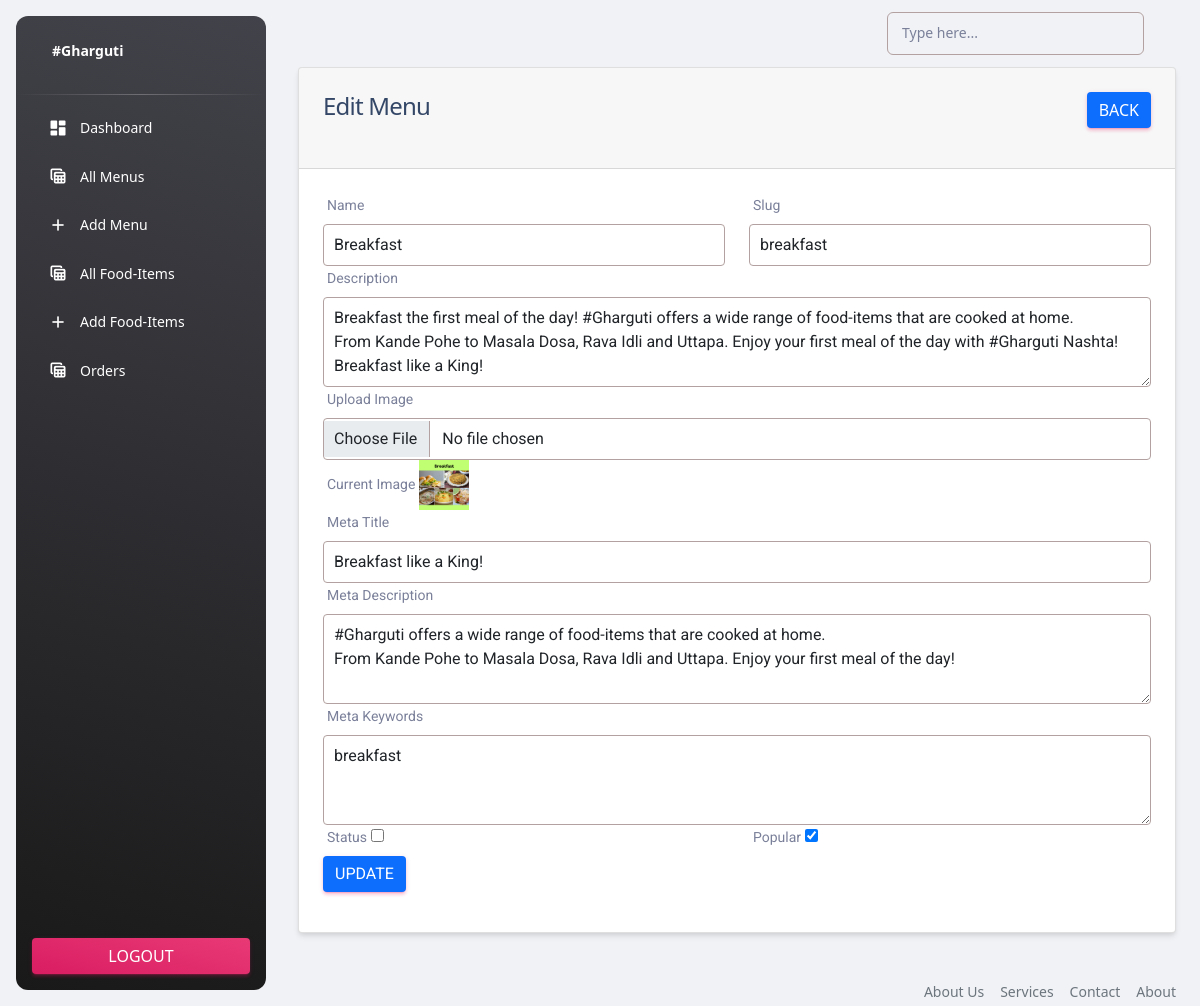
/admin/edit-menu.php?id=10 (signed in), run on the app's committed database.
### tables this page shows
CREATE TABLE `menu` (
  `id` int(11) NOT NULL,
  `name` varchar(191) NOT NULL,
  `slug` varchar(191) NOT NULL,
  `description` mediumtext DEFAULT NULL,
  `status` tinyint(4) NOT NULL DEFAULT 0,
  `popular` tinyint(4) NOT NULL DEFAULT 0,
  `image` varchar(191) NOT NULL,
  `meta_title` varchar(191) NOT NULL,
  `meta_description` mediumtext NOT NULL,
  `meta_keywords` mediumtext NOT NULL,
  `created_at` timestamp NOT NULL DEFAULT current_timestamp()
);

### functions/myfunctions.php (called while the page is built, shortened)
<?php
include('../config/dbcon.php');
function getByID($table, $id)
{
    global $con;
    $query = "SELECT * FROM $table WHERE id='$id' ";
    return $query_run = mysqli_query($con, $query);
}
?>

### admin/edit-menu.php (the view, shortened to what this page needs)
<?php
include('includes/header.php');
?>
<div class="container">
    <div class="row">
        <div class="col-md-12">
            <?php
            if(isset($_GET['id']))
            {
                $id = $_GET['id'];
                $menu = getByID("menu", $id);
                if(mysqli_num_rows($menu) > 0)
                {
                    $data = mysqli_fetch_array($menu);
                    ?>
                        <div class="card">
                            <div class="card-header">
                                <h4>Edit Menu
                                    <a href="menu.php" class="btn btn-primary float-end">Back</a>
                                </h4>
                            </div>
                            <div class="card-body">
                                <form action="code.php" method="POST" enctype="multipart/form-data">
                                    <div class="row">
                                        <div class="col-md-6">
                                            <label for="">Name</label>
                                            <input type="text" name="name" value="<?= $data['name'] ?>" placeholder="Enter Category Name" class="form-control">
                                        </div>
                                        <div class="col-md-6">
                                            <label for="">Slug</label>
                                            <input type="text" name="slug" value="<?= $data['slug'] ?>" placeholder="Enter slug" class="form-control">
                                        </div>
                                        <div class="col-md-12">
                                            <label for="">Description</label>
                                            <textarea rows="3" name="description" placeholder="Enter description" class="form-control"><?= $data['description'] ?></textarea>
                                        </div>
                                        <div class="col-md-12">
                                            <label for="">Upload Image</label>
                                            <input type="file" name="image" class="form-control">
                                            <label for="">Current Image</label>
                                            <img src="../uploads/<?= $data['image'] ?>" height="50px" width="50px" alt="">
                                        </div>
                                        <div class="col-md-12">
                                            <label for="">Meta Title</label>
                                            <input type="text" name="meta_title" value="<?= $data['meta_title'] ?>" placeholder="Enter meta title" class="form-control">
                                        </div>
                                        <div class="col-md-12">
                                            <label for="">Meta Description</label>
                                            <textarea rows="3" name="meta_description" placeholder="Enter meta description" class="form-control"><?= $data['meta_description'] ?></textarea>
                                        </div>
                                        <div class="col-md-12">
                                            <label for="">Meta Keywords</label>
                                            <textarea rows="3" name="meta_keywords" placeholder="Enter meta keywords" class="form-control"><?= $data['meta_keywords'] ?></textarea>
                                        </div>
                                        <div class="col-md-6">
                                            <label for="">Status</label>
                                            <input type="checkbox" <?= $data['status'] ? "checked":"" ?> name="status">
                                        </div>
                                        <div class="col-md-6">
                                            <label for="">Popular</label>
                                            <input type="checkbox" <?= $data['popular'] ? "checked":"" ?> name="popular">
                                        </div>
                                        <div class="col-md-12">
                                            <button type="submit" class="btn btn-primary" name="update_menu_btn">Update</button>
                                        </div>
                                    </div>
                                </form>
                            </div>
                        </div>
                    <?php
                }
                else
                {
                    echo "Menu not found";
                }
            }
            else
            {
                echo "Id missing from url";
            }
            ?>
        </div>
    </div>
</div>
<?php include('includes/footer.php'); ?>

### admin/includes/header.php (style rules this page uses)
.form-control { border: 1px solid #b3a1a1 !important; padding: 8px 10px; }

### data on the page
menu: name "Breakfast", slug "breakfast", description "Breakfast the first meal of the day! #Gharguti offers a wide range of food-items that are cooked at home. From Kande Pohe to Masala Dosa, Rava Idli and Uttapa. Enjoy your first meal of the day with #Gharguti Nashta! Breakfast like a King!", image (picture), meta_title "Breakfast like a King!", meta_description "#Gharguti offers a wide range of food-items that are cooked at home. From Kande Pohe to Masala Dosa, Rava Idli and Uttapa. Enjoy your first meal of the day!", meta_keywords "breakfast", popular "☑"
